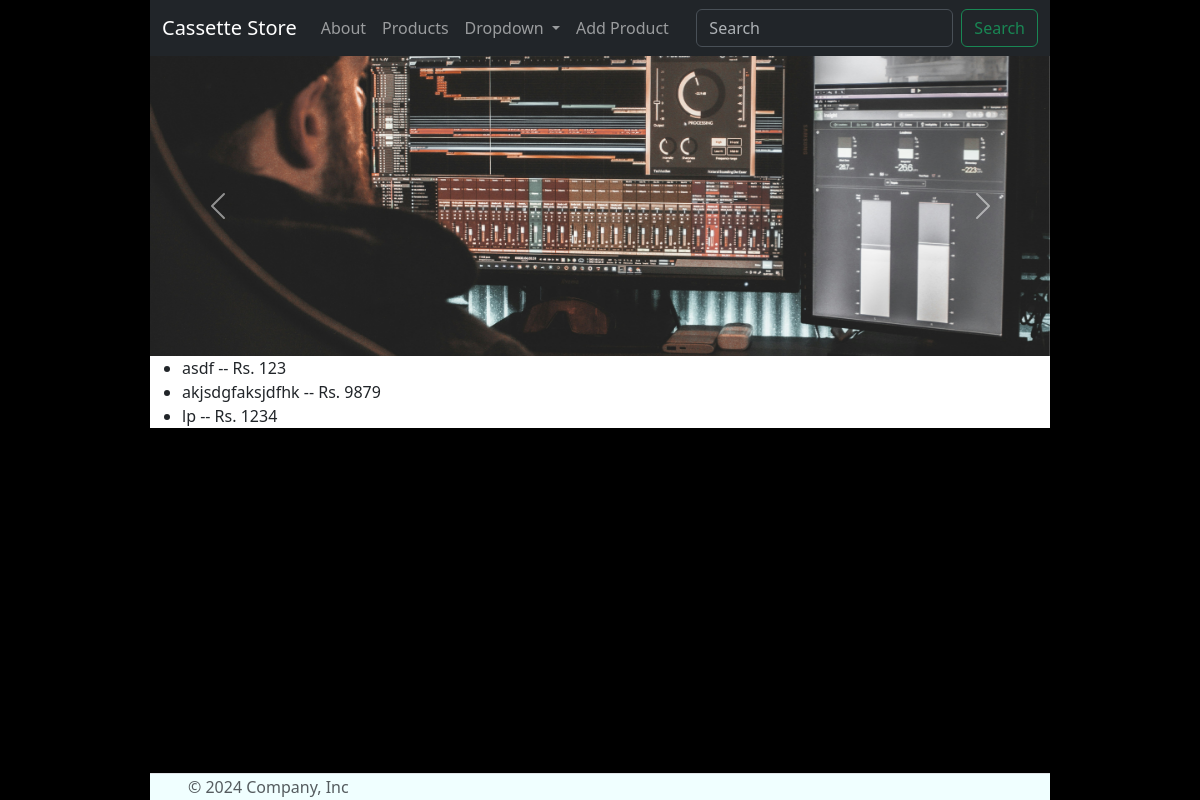
Before: / with the older database file.
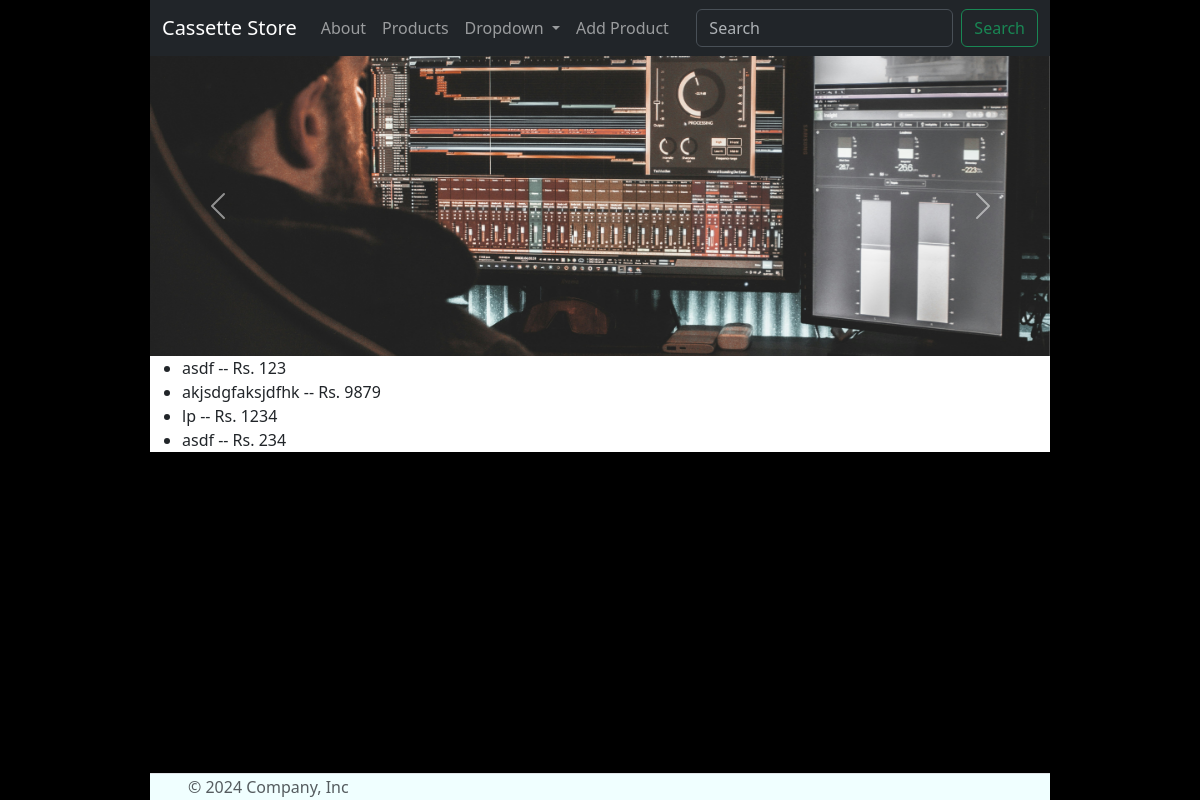
After: the same page with the newer database file.
### myapp/models.py (models this page shows, shortened)
class Product(models.Model):
    name = models.CharField(max_length=100) # becomes varchar
    price = models.PositiveIntegerField() # becomes unsigned int
    description = models.TextField() # becomes long or medium text
    stock = models.PositiveIntegerField(default=1)
    created_at =  models.DateTimeField(auto_now_add=True) # stores the curdatetime() in a datetime field
    pic = models.ImageField(upload_to="products/", null = True)

### myapp/views.py (the view)
# urls.py: 2. Add a URL to urlpatterns:  path('', views.home, name='home')
def home(request):
    products = Product.objects.all() # collecting all the products
    context = {
        'prods' : products,
    }
    template = loader.get_template('home.html')
    return HttpResponse(template.render(context, request))

### myapp/templates/home.html (shortened to what this page needs)
{% extends 'base.html' %}
{% load static %}
{% block content %}
<section id="home-carousel">
  <div id="carouselExample" class="carousel slide">
    <div class="carousel-inner">
      <div class="carousel-item active">
        <img src="{% static 'images\carousel\img (1).jpg' %}" class="d-block w-100" alt="...">
      </div>
    </div>
    <button class="carousel-control-prev" type="button" data-bs-target="#carouselExample" data-bs-slide="prev">
      <span class="carousel-control-prev-icon" aria-hidden="true"></span>
    </button>
    <button class="carousel-control-next" type="button" data-bs-target="#carouselExample" data-bs-slide="next">
      <span class="carousel-control-next-icon" aria-hidden="true"></span>
    </button>
  </div>
</section>
<section id="products">
  <div>
    <ul>
      {% for p in prods %}
      <li>{{p.name}} -- Rs. {{p.price}}</li>
      {% endfor %}
    </ul>
  </div>
</section>
{% endblock %}

Changed rows visible on the page:
added Product: name "asdf", price "234"
